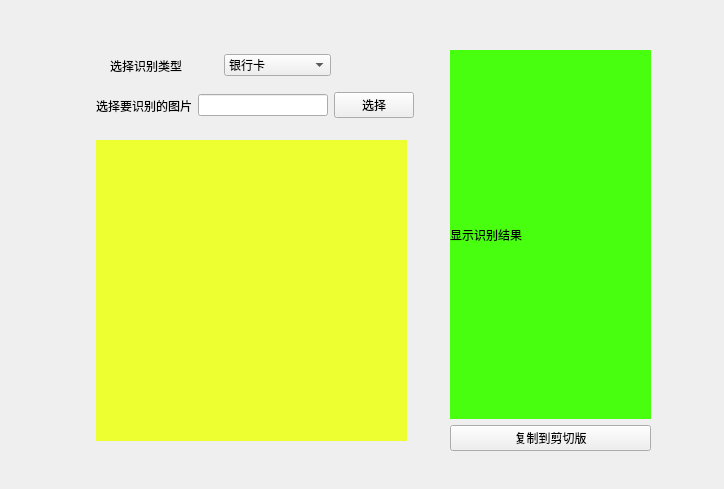
<?xml version="1.0" encoding="UTF-8"?>
<ui version="4.0">
 <class>Form</class>
 <widget class="QWidget" name="Form">
  <property name="geometry">
   <rect>
    <x>0</x>
    <y>0</y>
    <width>724</width>
    <height>489</height>
   </rect>
  </property>
  <property name="windowTitle">
   <string>Form</string>
  </property>
  <widget class="QLabel" name="image">
   <property name="geometry">
    <rect>
     <x>96</x>
     <y>140</y>
     <width>311</width>
     <height>301</height>
    </rect>
   </property>
   <property name="styleSheet">
    <string notr="true">background-color: rgb(238, 255, 49);</string>
   </property>
   <property name="text">
    <string/>
   </property>
  </widget>
  <widget class="QWidget" name="">
   <property name="geometry">
    <rect>
     <x>110</x>
     <y>50</y>
     <width>221</width>
     <height>31</height>
    </rect>
   </property>
   <layout class="QHBoxLayout" name="horizontalLayout">
    <item>
     <widget class="QLabel" name="label">
      <property name="text">
       <string>选择识别类型</string>
      </property>
     </widget>
    </item>
    <item>
     <widget class="QComboBox" name="comboBox">
      <item>
       <property name="text">
        <string>银行卡</string>
       </property>
      </item>
      <item>
       <property name="text">
        <string>植物</string>
       </property>
      </item>
      <item>
       <property name="text">
        <string>发票</string>
       </property>
      </item>
      <item>
       <property name="text">
        <string>营业执照</string>
       </property>
      </item>
      <item>
       <property name="text">
        <string>银行卡</string>
       </property>
      </item>
      <item>
       <property name="text">
        <string>身份证</string>
       </property>
      </item>
      <item>
       <property name="text">
        <string>车牌号</string>
       </property>
      </item>
      <item>
       <property name="text">
        <string>驾驶证</string>
       </property>
      </item>
      <item>
       <property name="text">
        <string>行驶证</string>
       </property>
      </item>
      <item>
       <property name="text">
        <string>车型</string>
       </property>
      </item>
      <item>
       <property name="text">
        <string>Logo</string>
       </property>
      </item>
     </widget>
    </item>
   </layout>
  </widget>
  <widget class="QWidget" name="">
   <property name="geometry">
    <rect>
     <x>96</x>
     <y>90</y>
     <width>318</width>
     <height>31</height>
    </rect>
   </property>
   <layout class="QHBoxLayout" name="horizontalLayout_2">
    <item>
     <widget class="QLabel" name="label_2">
      <property name="text">
       <string>选择要识别的图片</string>
      </property>
     </widget>
    </item>
    <item>
     <widget class="QLineEdit" name="lineEdit"/>
    </item>
    <item>
     <widget class="QPushButton" name="pushButton">
      <property name="text">
       <string>选择</string>
      </property>
     </widget>
    </item>
   </layout>
  </widget>
  <widget class="QWidget" name="">
   <property name="geometry">
    <rect>
     <x>450</x>
     <y>50</y>
     <width>201</width>
     <height>401</height>
    </rect>
   </property>
   <layout class="QVBoxLayout" name="verticalLayout">
    <item>
     <widget class="QLabel" name="label_3">
      <property name="layoutDirection">
       <enum>Qt::LeftToRight</enum>
      </property>
      <property name="styleSheet">
       <string notr="true">background-color: rgb(72, 255, 16);</string>
      </property>
      <property name="text">
       <string>显示识别结果</string>
      </property>
     </widget>
    </item>
    <item>
     <widget class="QPushButton" name="pushButton_2">
      <property name="text">
       <string>复制到剪切版</string>
      </property>
     </widget>
    </item>
   </layout>
  </widget>
 </widget>
 <resources/>
 <connections/>
</ui>
